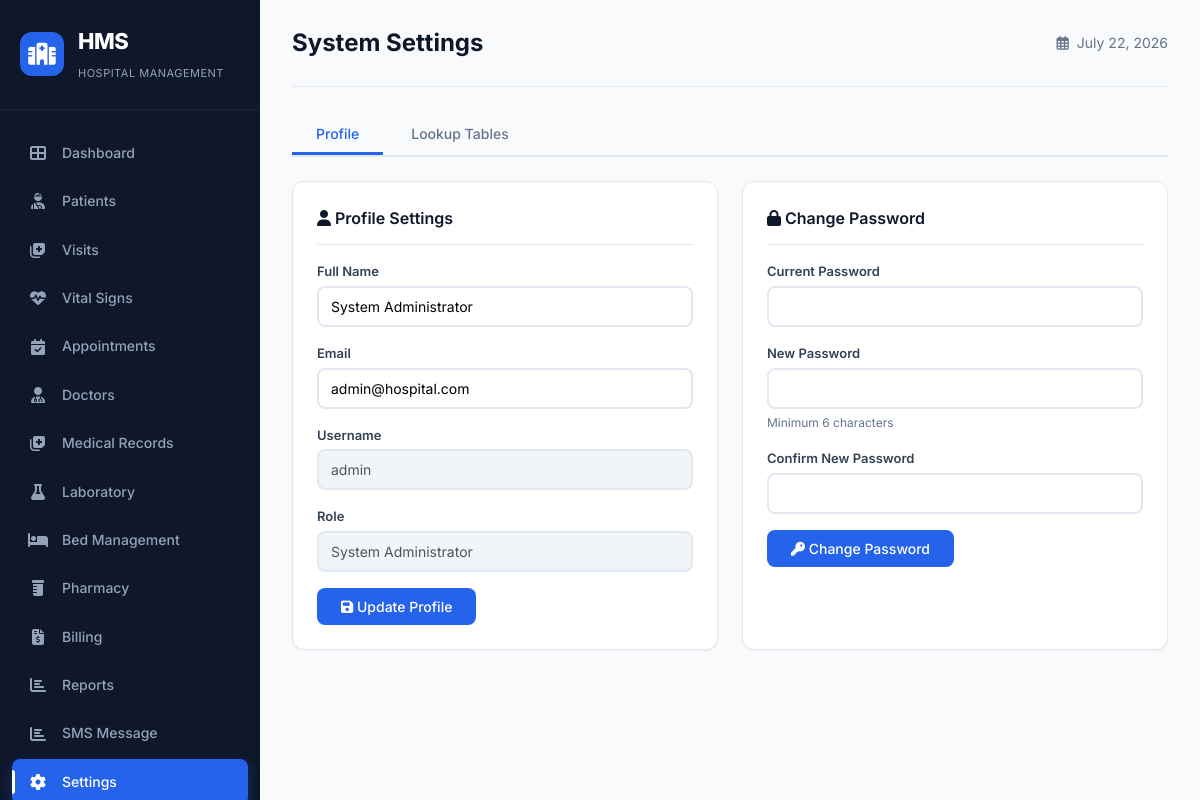
The page /settings.php (signed in) on the database its author committed.
### tables this page shows
CREATE TABLE `users` (
  `user_id` int(10) UNSIGNED NOT NULL,
  `staff_id` int(10) UNSIGNED DEFAULT NULL,
  `username` varchar(50) NOT NULL,
  `email` varchar(120) NOT NULL,
  `password_hash` varchar(255) NOT NULL,
  `full_name` varchar(120) NOT NULL,
  `role_id` int(10) UNSIGNED NOT NULL,
  `is_active` tinyint(1) NOT NULL DEFAULT 1,
  `last_login` datetime DEFAULT NULL,
  `created_at` datetime NOT NULL DEFAULT current_timestamp(),
  `updated_at` datetime DEFAULT NULL ON UPDATE current_timestamp()
);

### settings.php (the view, shortened to what this page needs)
<?php
require_once 'config/database.php';
$userQuery = "SELECT * FROM users WHERE user_id = ?";
$stmt = $conn->prepare($userQuery);
$stmt->bind_param('i', $_SESSION['user_id']);
$stmt->execute();
$currentUser = $stmt->get_result()->fetch_assoc();
?>
<!DOCTYPE html>
<html lang="en">
<head>
    <link rel="stylesheet" href="assets/css/style.css">
    <link rel="stylesheet" href="https://cdnjs.cloudflare.com/ajax/libs/font-awesome/6.4.0/css/all.min.css">
</head>
<body>
    <div class="dashboard-container">
<?php include 'includes/sidebar.php'; ?>
        <main class="main-content">
            <header class="top-bar">
                <div class="top-bar-left">
                    <h1>System Settings</h1>
                </div>
                <div class="top-bar-right">
                    <div class="date-display">
                        <i class="far fa-calendar-alt"></i>
                        <span><?php echo date('F j, Y'); ?></span>
                    </div>
                </div>
            </header>
            <div class="tabs">
                <button class="tab active" data-tab="profile">Profile</button>
                <button class="tab" data-tab="lookup">Lookup Tables</button>
            </div>
            <div class="tab-content active" id="tab-profile">
                <div class="settings-grid">
                    <div class="settings-card">
                        <h3><i class="fas fa-user"></i> Profile Settings</h3>
                        <form method="POST" action="">
                            <div class="form-group">
                                <label for="full_name">Full Name</label>
                                <input type="text" id="full_name" name="full_name" value="<?php echo htmlspecialchars($currentUser['full_name'] ?? ''); ?>" required>
                            </div>
                            <div class="form-group">
                                <label for="email">Email</label>
                                <input type="email" id="email" name="email" value="<?php echo htmlspecialchars($currentUser['email'] ?? ''); ?>" required>
                            </div>
                            <div class="form-group">
                                <label>Username</label>
                                <input type="text" value="<?php echo htmlspecialchars($currentUser['username'] ?? ''); ?>" disabled style="background: #f1f5f9;">
                            </div>
                            <div class="form-group">
                                <label>Role</label>
                                <input type="text" value="<?php echo htmlspecialchars($_SESSION['role'] ?? ''); ?>" disabled style="background: #f1f5f9;">
                            </div>
                            <button type="submit" class="btn-primary">
                                <i class="fas fa-save"></i> Update Profile
                            </button>
                        </form>
                    </div>
                    <div class="settings-card">
                        <h3><i class="fas fa-lock"></i> Change Password</h3>
                        <form method="POST" action="">
                            <div class="form-group">
                                <label for="current_password">Current Password</label>
                                <input type="password" id="current_password" name="current_password" required>
                            </div>
                            <div class="form-group">
                                <label for="new_password">New Password</label>
                                <input type="password" id="new_password" name="new_password" required>
                                <div class="password-hint">Minimum 6 characters</div>
                            </div>
                            <div class="form-group">
                                <label for="confirm_password">Confirm New Password</label>
                                <input type="password" id="confirm_password" name="confirm_password" required>
                            </div>
                            <button type="submit" class="btn-primary">
                                <i class="fas fa-key"></i> Change Password
                            </button>
                        </form>
                    </div>
                </div>
            </div>
        </main>
    </div>
</body>
</html>

### assets/css/style.css (style rules this page uses)
:root { --primary: #2563eb; --primary-dark: #1d4ed8; --primary-light: #60a5fa; --secondary: #8b5cf6; --success: #22c55e; --warning: #f59e0b; --danger: #ef4444; --info: #3b82f6; --gray-50: #f8fafc; --gray-100: #f1f5f9; --gray-200: #e2e8f0; --gray-300: #cbd5e1; --gray-400: #94a3b8; --gray-500: #64748b; --gray-600: #475569; --gray-700: #334155; --gray-800: #1e293b; --gray-900: #0f172a; --sidebar-width: 260px; --topbar-height: 70px; --shadow-sm: 0 1px 2px 0 rgb(0 0 0 / 0.05); --shadow: 0 1px 3px 0 rgb(0 0 0 / 0.1), 0 1px 2px -1px rgb(0 0 0 / 0.1); --shadow-md: 0 4px 6px -1px rgb(0 0 0 / 0.1), 0 2px 4px -2px rgb(0 0 0 / 0.1); --shadow-lg: 0 10px 15px -3px rgb(0 0 0 / 0.1), 0 4px 6px -4px rgb(0 0 0 / 0.1); --shadow-xl: 0 20px 25px -5px rgb(0 0 0 / 0.1), 0 8px 10px -6px rgb(0 0 0 / 0.1); --radius: 12px; --radius-sm: 8px; --radius-full: 9999px; --transition: all 0.3s cubic-bezier(0.4, 0, 0.2, 1); }
* { margin: 0; padding: 0; box-sizing: border-box; }
body { font-family: 'Inter', -apple-system, BlinkMacSystemFont, sans-serif; background: var(--gray-50); color: var(--gray-800); line-height: 1.6; overflow-x: hidden; }
.main-content { margin-left: var(--sidebar-width); padding: 24px 32px; min-height: 100vh; }
.top-bar { display: flex; justify-content: space-between; align-items: center; padding-bottom: 24px; border-bottom: 1px solid var(--gray-200); margin-bottom: 28px; }
.top-bar-left { display: flex; align-items: center; gap: 16px; }
.top-bar-left h1 { font-size: 24px; font-weight: 700; color: var(--gray-900); }
.top-bar-right { display: flex; align-items: center; gap: 20px; }
.date-display { display: flex; align-items: center; gap: 8px; color: var(--gray-500); font-size: 14px; }

### settings.php (style rules this page uses)
.settings-grid { display: grid; grid-template-columns: 1fr 1fr; gap: 24px; }
.settings-card { background: #fff; border-radius: 12px; border: 1px solid #e2e8f0; padding: 24px; box-shadow: 0 1px 2px rgba(0,0,0,0.05); }
.settings-card h3 { font-size: 16px; font-weight: 600; color: #0f172a; margin-bottom: 16px; padding-bottom: 12px; border-bottom: 1px solid #e2e8f0; }
.settings-card .form-group { margin-bottom: 16px; }
.settings-card .form-group label { display: block; font-size: 13px; font-weight: 600; color: #334155; margin-bottom: 4px; }
.settings-card .form-group input, .settings-card .form-group select { width: 100%; padding: 10px 12px; border: 2px solid #e2e8f0; border-radius: 8px; font-size: 14px; font-family: inherit; transition: border-color 0.3s; }
.btn-primary { padding: 10px 24px; background: #2563eb; color: #fff; border: none; border-radius: 8px; cursor: pointer; font-family: inherit; font-weight: 500; font-size: 14px; transition: background 0.3s; }
.tabs { display: flex; gap: 4px; margin-bottom: 24px; border-bottom: 2px solid #e2e8f0; flex-wrap: wrap; }
.tab { padding: 10px 24px; background: none; border: none; font-size: 14px; font-weight: 500; color: #64748b; cursor: pointer; font-family: inherit; border-bottom: 3px solid transparent; transition: all 0.3s; }
.tab.active { color: #2563eb; border-bottom-color: #2563eb; }
.tab-content { display: none; }
.tab-content.active { display: block; }
.password-hint { font-size: 12px; color: #64748b; margin-top: 4px; }

### rows shown on the page
users: full_name "System Administrator", email "admin@hospital.com", username "admin"
